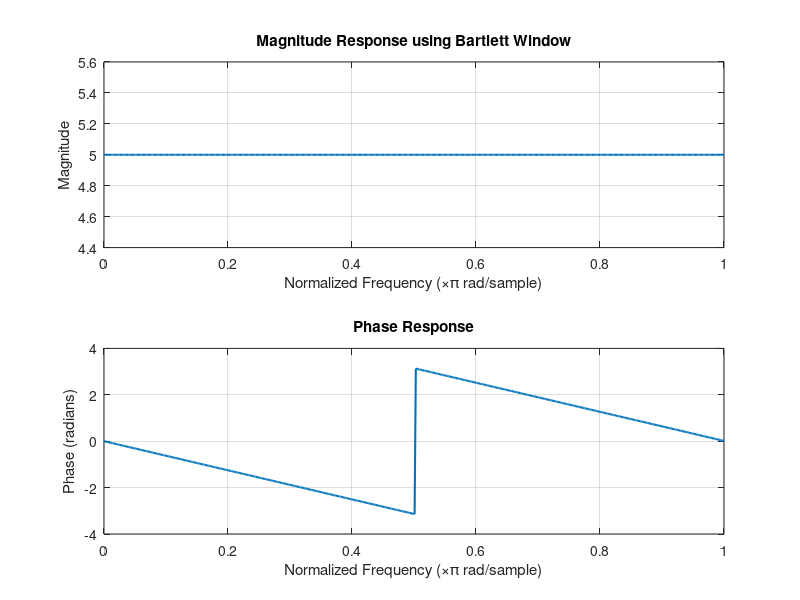

This chart was generated by the following MATLAB code:
clc;
clear all;
close all;

% --- 1. User Input ---
M = input('Enter the filter length (e.g., 21 or 31): ');
wc_norm = input('Enter the normalized cutoff frequency (0 to 1, e.g., 0.4): ');

% Convert normalized frequency (0 to 1) to radians (0 to pi)
wc = wc_norm * pi;

n = 0:M-1;
tau = (M-1)/2;

% --- 2. Ideal Impulse Response (Sinc Function) ---
% We use ./ for element-wise division and +eps to prevent 0/0
h_d = sin(wc * (n - tau)) ./ (pi * (n - tau) + eps);

% Handle the center point for Odd lengths using L'Hopital's Rule
if rem(M, 2) ~= 0
   h_d(tau + 1) = wc / pi;
end

% --- 3. Window Selection ---
disp('Choose Window Type:');
disp('1. Rectangular');
disp('2. Bartlett (Triangular)');
choice = input('Enter choice (1 or 2): ');

if choice == 1
    w = ones(1, M);
    win_name = 'Rectangular';
else
    % Manual Bartlett formula or built-in bartlett(M)
    w = 1 - (2 * abs(n - tau)) / (M - 1);
    win_name = 'Bartlett';
end

% --- 4. Final Filter Coefficients ---
h = h_d .* w;

% --- 5. Frequency Response (High Resolution) ---
N = 1024; % 1024-point FFT for smooth curves
H = fft(h, N);
mag = abs(H(1:N/2));           % Magnitude (first half)
phase = angle(H(1:N/2));       % Phase (first half)
f = linspace(0, 1, N/2);       % Normalized frequency scale (0 to 1)

% --- 6. Plotting ---
figure('Name', ['FIR LPF Design - ', win_name]);

subplot(2,1,1);
plot(f, mag, 'LineWidth', 1.5);
title(['Magnitude Response using ', win_name, ' Window']);
xlabel('Normalized Frequency (\times\pi rad/sample)');
ylabel('Magnitude');
grid on;

subplot(2,1,2);
plot(f, phase, 'LineWidth', 1.5);
title('Phase Response');
xlabel('Normalized Frequency (\times\pi rad/sample)');
ylabel('Phase (radians)');
grid on;

% Display coefficients in command window
disp('Designed Filter Coefficients (h):');
disp(h);
